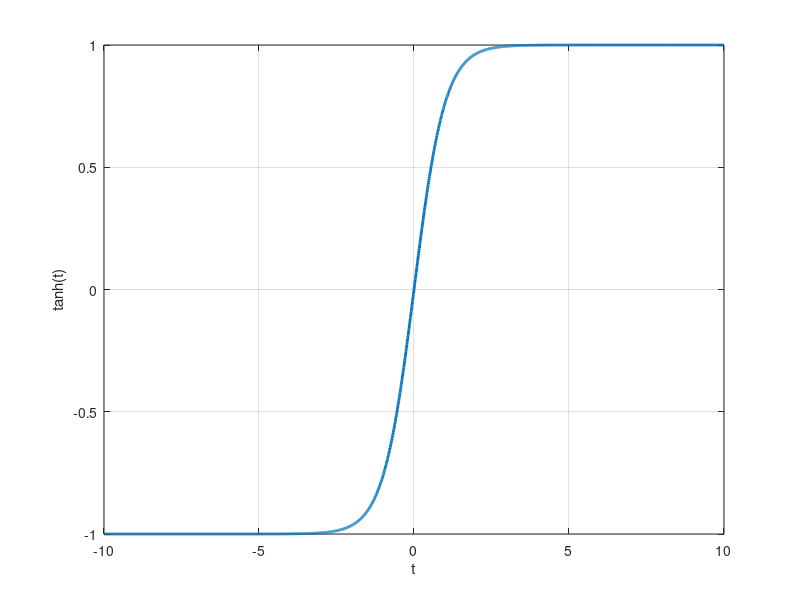
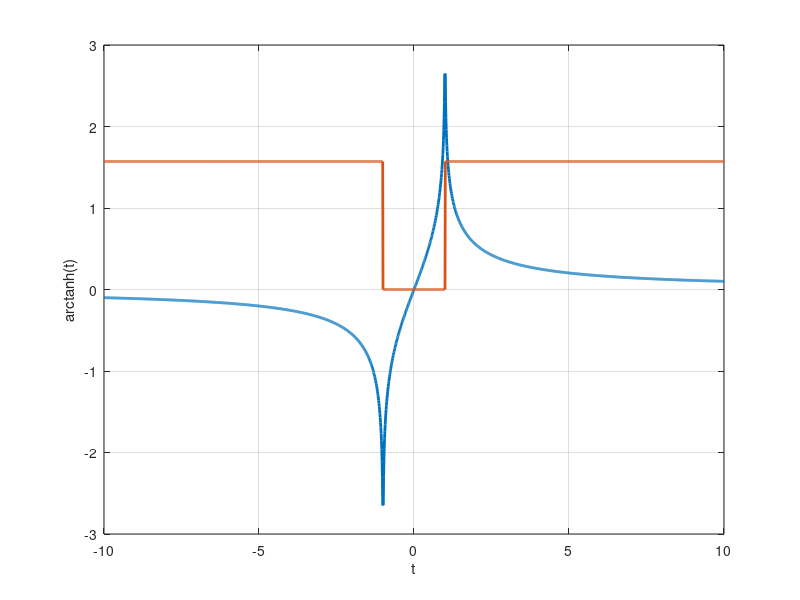

Write MATLAB code to recreate these figures, in order.
%% Explorations into activation functions

clc; clear; close all;

%% Initial plots

t = -10:0.01:10;
f = tanh(t);
finv = atanh(t);

figure;
plot(t, f, 'linewidth', 2);
xlabel('t');
ylabel('tanh(t)');
grid on

figure;
plot(t, real(finv), 'linewidth', 2);
hold on
plot(t, imag(finv), 'linewidth', 2);
xlabel('t');
ylabel('arctanh(t)');
grid on


%% Build a single layer neural net with NL activation

% Model order
m = 5;

% Number of data points
n = 20;

% Input matrix
X = rand(m,n);

% Weight matrix
W = rand(1,m)*10;

% Evaluate the network
v = W*X;
Y = tanh(v);


%% Try to extract the weights

W_extracted = atanh(Y)/(X);

W
W_extracted
sum((W - W_extracted).^2)/length(W_extracted)
